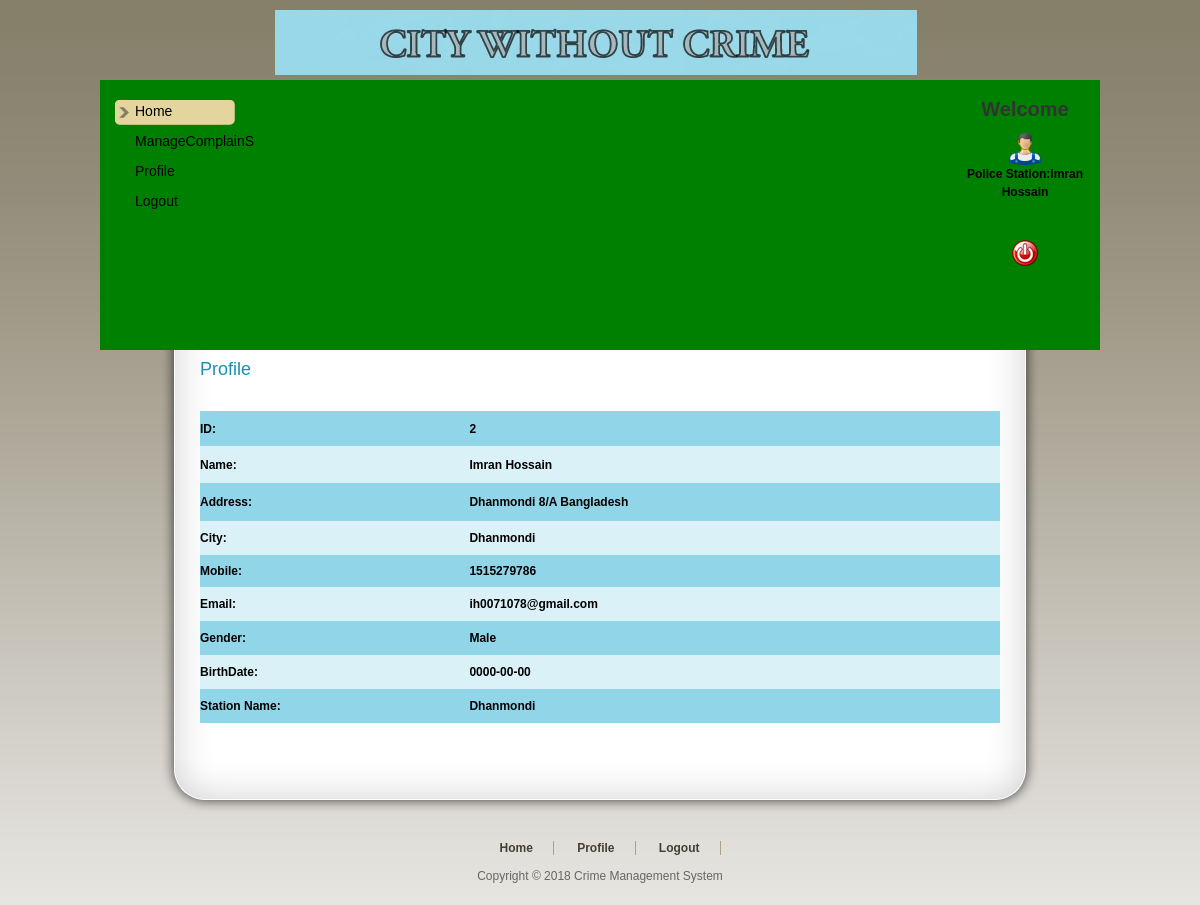
The app's page /PoliceStation/ViewDetail.php?UserId=2 (signed in) with its own data.
### tables this page shows
CREATE TABLE `user_tbl` (
  `User_Id` int(11) NOT NULL,
  `Name` varchar(20) NOT NULL,
  `Address` varchar(100) NOT NULL,
  `City` varchar(20) NOT NULL,
  `Mobile` int(11) NOT NULL,
  `Email` varchar(20) NOT NULL,
  `Gender` varchar(10) NOT NULL,
  `BirthDate` date NOT NULL,
  `UserName` varchar(20) NOT NULL,
  `Password` varchar(20) NOT NULL,
  `Station_Name` varchar(20) NOT NULL,
  `VerificationProof` varchar(100) NOT NULL
);

### PoliceStation/ViewDetail.php (the view, shortened to what this page needs)
<!DOCTYPE html PUBLIC "-//W3C//DTD XHTML 1.0 Transitional//EN" "http://www.w3.org/TR/xhtml1/DTD/xhtml1-transitional.dtd">
<html xmlns="http://www.w3.org/1999/xhtml">
    <head>
        <link href="templatemo_style.css" rel="stylesheet" type="text/css" />
    </head>
    <body>
        <div id="templatemo_wrapper">
<?php
include "Header.php"
?>
            <div id="templatemo_content">
                <div class="section_w800">
                    <h2>Profile</h2>
                    <p>&nbsp;</p>
<?php
$con = mysql_connect("localhost", "root");
$sql = "select * from user_tbl where User_Id='" . $_GET['UserId'] . "' ";
$result = mysql_query($sql, $con);
while ($row = mysql_fetch_array($result)) {
    $Id = $row['User_Id'];
    $Name = $row['Name'];
    $Address = $row['Address'];
    $City = $row['City'];
    $Email = $row['Email'];
    $Mobile = $row['Mobile'];
    $Gender = $row['Gender'];
    $Birthdate = $row['BirthDate'];
    $Station_Name = $row['Station_Name'];
}
?>
                    <table width="100%" height="246" border="0" cellpadding="0" cellspacing="0">
                        <tr>
                            <td height="35" bgcolor="#91D5E8"><span class="style1 style5"><strong>ID:</strong></span></td>
                            <td bgcolor="#91D5E8"><span class="style1 style5"><strong><?php echo $Id; ?></strong></span></td>
                        </tr>
                        <tr>
                            <td height="37" bgcolor="#DAF1F8"><span class="style1 style5"><strong>Name:</strong></span></td>
                            <td bgcolor="#DAF1F8"><span class="style1 style5"><strong><?php echo $Name; ?></strong></span></td>
                        </tr>
                        <tr>
                            <td height="38" bgcolor="#91D5E8"><span class="style1 style5"><strong>Address:</strong></span></td>
                            <td bgcolor="#91D5E8"><span class="style1 style5"><strong><?php echo $Address; ?></strong></span></td>
                        </tr>
                        <tr>
                            <td height="34" bgcolor="#DAF1F8"><span class="style1 style5"><strong>City:</strong></span></td>
                            <td bgcolor="#DAF1F8"><span class="style1 style5"><strong><?php echo $City; ?></strong></span></td>
                        </tr>
                        <tr>
                            <td height="32" bgcolor="#91D5E8"><span class="style1 style5"><strong>Mobile:</strong></span></td>
                            <td bgcolor="#91D5E8"><span class="style1 style5"><strong><?php echo $Mobile; ?></strong></span></td>
                        </tr>
                        <tr>
                            <td height="34" bgcolor="#DAF1F8"><span class="style1 style5"><strong>Email:</strong></span></td>
                            <td bgcolor="#DAF1F8"><span class="style1 style5"><strong><?php echo $Email; ?></strong></span></td>
                        </tr>
                        <tr>
                            <td height="34" bgcolor="#91D5E8"><span class="style1 style5"><strong>Gender:</strong></span></td>
                            <td bgcolor="#91D5E8"><span class="style1 style5"><strong><?php echo $Gender; ?></strong></span></td>
                        </tr>
                        <tr>
                            <td height="34" bgcolor="#DAF1F8"><span class="style1 style5"><strong>BirthDate:</strong></span></td>
                            <td bgcolor="#DAF1F8"><span class="style1 style5"><strong><?php echo $Birthdate; ?></strong></span></td>
                        </tr>
                        <tr>
                            <td height="34" bgcolor="#91D5E8"><span class="style1 style5"><strong>Station Name:</strong></span></td>
                            <td bgcolor="#91D5E8"><span class="style1 style5"><strong><?php echo $Station_Name; ?></strong></span></td>
                        </tr>
                        <tr>
                            <td>&nbsp;</td>
                            <td>&nbsp;</td>
                        </tr>
                        <tr>
                            <td>&nbsp;</td>
                            <td>&nbsp;</td>
                        </tr>
                    </table>
                </div>
            </div>
<?php
include "Footer.php";
?>
        </div>
    </body>
</html>

### PoliceStation/templatemo_style.css (style rules this page uses)
body { margin: 0; padding: 0; line-height: 1.5em; font-family: Arial, Helvetica, sans-serif; font-size: 12px; color: #666; background: #666 url(images/templatemo_body.jpg) repeat-x top; }
p { margin: 0px; padding: 0px; }
h2 { margin: 0 0 5px 0; padding: 10px 0; font-size: 24px; font-weight: normal; color: #1b8fb2; }
#templatemo_wrapper { width: 1000px; margin: 0 auto; }
#templatemo_content { clear: both; width: 800px; padding: 0 100px; background: url(images/templatemo_content_middle.png) repeat-y center; }
#templatemo_content h2 { font-size: 18px; }
.section_w800 { clear: both; width: 800px; }

### records on screen
user_tbl: User_Id "2", Name "Imran Hossain", Address "Dhanmondi 8/A Bangladesh", City "Dhanmondi", Mobile "1515279786", Email "ih0071078@gmail.com", Gender "Male", BirthDate "0000-00-00", Station_Name "Dhanmondi"

### other values on screen
$_SESSION['Name'] "Imran Hossain"
